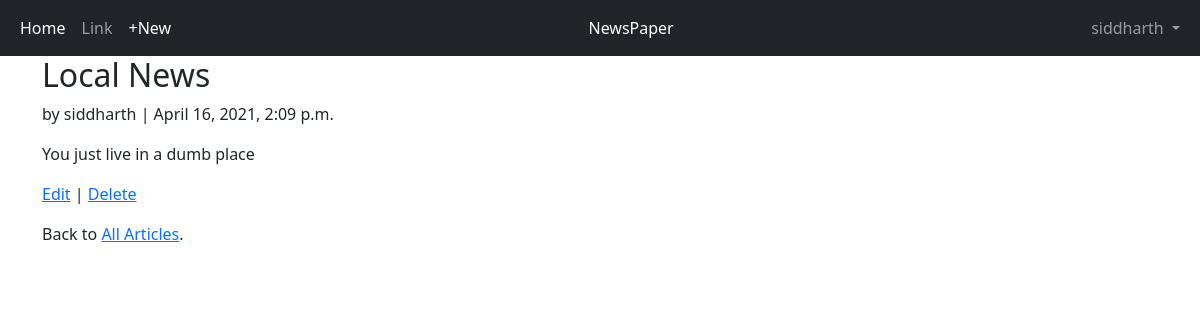
/articles/1/ (signed in), run on the app's committed database.
### users/models.py (models this page shows)
class CustomUser(AbstractUser):
    age=models.PositiveIntegerField(null=True, blank=True)

### articles/models.py (models this page shows, shortened)
class Article(models.Model):
    title = models.CharField(max_length=255)
    body = models.TextField()
    date = models.DateTimeField(auto_now_add = True)
    author = models.ForeignKey(
        get_user_model(),
        on_delete=models.CASCADE,
    )

### articles/views.py (the view)
# urls.py: path('<int:pk>/', ArticleDetailView.as_view(), name='article_detail'),
class ArticleDetailView(LoginRequiredMixin,DetailView):
    model = Article
    template_name = 'article_detail.html'
    login_url = 'login'

### templates/article_detail.html
{% extends 'base.html' %}
{% block content %}
<div class="article-entry">
    <h2>{{ object.title }}</h2>
    <p>by {{ object.author }} | {{ object.date }}</p>
    <p>{{ object.body }}</p>
</div>
<p><a href="{% url 'article_edit' article.pk %}">Edit</a> |
    <a href="{% url 'article_delete' article.pk %}">Delete</a>
</p>
<p>Back to <a href="{% url 'article_list' %}">All Articles</a>.</p>
{% endblock content %}

### templates/base.html (shortened to what this page needs)
<!doctype html>
<html lang="en">
<head>
  <link href="https://cdn.jsdelivr.net/npm/bootstrap@5.0.0-beta3/dist/css/bootstrap.min.css" rel="stylesheet"
>
</head>
<body>
  <nav class="navbar navbar-expand-lg navbar-dark bg-dark">
    <div class="container-fluid">
      <div class="collapse navbar-collapse" id="navbarSupportedContent">
        <ul class="navbar-nav me-auto mb-2 mb-lg-0">
          <li class="nav-item">
            <a class="nav-link active" aria-current="page" href="{% url 'home' %}">Home</a>
          </li>
          <li class="nav-item">
            <a class="nav-link" href="#">Link</a>
          </li>
          {% if user.is_authenticated %}
          <li class="nav-item">
            <a class="nav-link active" aria-current="page" href="{% url 'article_new' %}">+New</a>
          </li>
          {% endif %}
        </ul>
        <ul class="navbar-nav me-auto mb-2 mb-lg-0">
          <li class="nav-item"><a class="nav-link active" aria-current="page" href="{% url 'article_list' %}">NewsPaper</a></li>
      </ul>
        {% if user.is_authenticated %}
        <ul class="navbar-nav ml-auto mb-2 mb-lg-0">
          <li class="nav-item dropdown">
            <a class="nav-link dropdown-toggle" href="#" id="navbarDropdown" role="button" data-bs-toggle="dropdown"
              aria-expanded="false">
              {{ user.username }}
            </a>
          </li>
        </ul>
        {% else %}
        <form class="form-inline ml-auto">
          <a href="{% url 'login' %}" class="btn btn-outline-secondary">
            Log In</a>
          <a href="{% url 'signup' %}" class="btn btn-primary ml-3">Sign Up</a>
        </form>
        {% endif %}
      </div>
    </div>
  </nav>
  <div class=container>
    {% block content %}
    {% endblock %}
  </div>
</body>
</html>

### data on the page
CustomUser: username "siddharth"
Article: title "Local News", author "siddharth", date "April 16, 2021, 2:09 p.m.", body "You just live in a dumb place"
